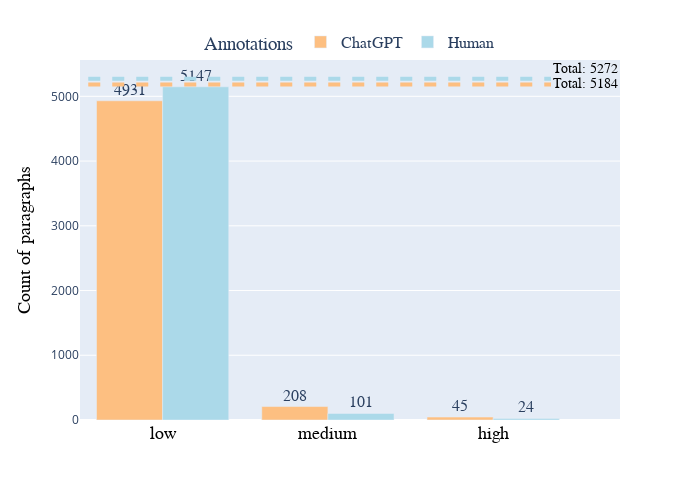

The code cell stored with this chart in its notebook:
### Markdown cell above
Populism detection: classification into low, medium, and high

### Code cell
# prepare the data for the plot
df_melted = data[['populism_gpt_category', 'populism_human_category']].melt(var_name='feature', value_name='value')
df_grouped = df_melted.groupby(['feature', 'value']).size().reset_index(name='count')
totals = df_grouped.groupby('feature')['count'].sum().reset_index()
totals['value'] = 'total'

# plot the grouped bars
color_map = {'populism_gpt_category': '#fdbf81', 'populism_human_category': '#abd9e9'}
fig = px.bar(df_grouped, x='value', y='count', color='feature', text='count', barmode='group',
             category_orders={'value': ['low', 'medium', 'high']},
             labels={'count': 'Count of paragraphs', 'value': 'Sentiment'}, text_auto=True, color_discrete_map=color_map)
fig.update_traces(textposition='outside', textfont=dict(size=16, family='Arial'))

# add the lines for the totals
for index, row in totals.iterrows():
    fig.add_shape(
        type='line',
        x0=-0.45,  
        x1=2.35,
        y0=row['count'], y1=row['count'],
        xref='x', yref='y',
        line=dict(color=color_map[row['feature']], width=4, dash='dash'),
        name=f'Total {row["feature"]}')
    fig.add_annotation(
        x=2.35,
        y=row['count'] + (index * 150),
        text=f'Total: {row["count"]}',
        showarrow=False,
        font=dict(size=14, family='Arial', color='black'),
        xanchor='left',
        yanchor='middle')

# adjust legend and figure size
custom_labels = {'populism_gpt_category': 'ChatGPT', 'populism_human_category': 'Human'}
fig.for_each_trace(lambda t: t.update(name=custom_labels[t.name]))
fig.update_layout(
    width=700, height=500,
    legend_title_text='Annotations',
    legend=dict(orientation="h", yanchor="bottom", y=1.0, xanchor="center", x=0.5, font=dict(size=16, family='Arial')))

# adjust axis
fig.update_xaxes(title=None)
fig.update_xaxes(tickfont=dict(size=18, family='Arial', color='black'))
fig.update_yaxes(title_font=dict(size=18, family='Arial', color='black'))

fig.show()
fig.write_image("images/populism_gpt.png", scale=2)

### Figure 1 — Plotly figure (JSON) as saved in the notebook; plotly's stock layout.template omitted (floating-point values rounded to 4 significant figures)
{"data": [{"alignmentgroup": "True", "hovertemplate": "feature=populism_gpt_category<br>Sentiment=%{x}<br>Count of paragraphs=%{text}<extra></extra>", "legendgroup": "populism_gpt_category", "marker": {"color": "#fdbf81", "pattern": {"shape": ""}}, "name": "ChatGPT", "offsetgroup": "populism_gpt_category", "orientation": "v", "showlegend": true, "text": [45, 4931, 208], "textfont": {"family": "Arial", "size": 16}, "textposition": "outside", "texttemplate": "%{y}", "type": "bar", "x": ["high", "low", "medium"], "xaxis": "x", "y": [45, 4931, 208], "yaxis": "y"}, {"alignmentgroup": "True", "hovertemplate": "feature=populism_human_category<br>Sentiment=%{x}<br>Count of paragraphs=%{text}<extra></extra>", "legendgroup": "populism_human_category", "marker": {"color": "#abd9e9", "pattern": {"shape": ""}}, "name": "Human", "offsetgroup": "populism_human_category", "orientation": "v", "showlegend": true, "text": [24, 5147, 101], "textfont": {"family": "Arial", "size": 16}, "textposition": "outside", "texttemplate": "%{y}", "type": "bar", "x": ["high", "low", "medium"], "xaxis": "x", "y": [24, 5147, 101], "yaxis": "y"}], "layout": {"annotations": [{"font": {"color": "black", "family": "Arial", "size": 14}, "showarrow": false, "text": "Total: 5184", "x": 2.35, "xanchor": "left", "y": 5184, "yanchor": "middle"}, {"font": {"color": "black", "family": "Arial", "size": 14}, "showarrow": false, "text": "Total: 5272", "x": 2.35, "xanchor": "left", "y": 5422, "yanchor": "middle"}], "barmode": "group", "height": 500, "legend": {"font": {"family": "Arial", "size": 16}, "orientation": "h", "title": {"text": "Annotations"}, "tracegroupgap": 0, "x": 0.5, "xanchor": "center", "y": 1, "yanchor": "bottom"}, "margin": {"t": 60}, "shapes": [{"line": {"color": "#fdbf81", "dash": "dash", "width": 4}, "name": "Total populism_gpt_category", "type": "line", "x0": -0.45, "x1": 2.35, "xref": "x", "y0": 5184, "y1": 5184, "yref": "y"}, {"line": {"color": "#abd9e9", "dash": "dash", "width": 4}, "name": "Total populism_human_category", "type": "line", "x0": -0.45, "x1": 2.35, "xref": "x", "y0": 5272, "y1": 5272, "yref": "y"}], "width": 700, "xaxis": {"anchor": "y", "categoryarray": ["low", "medium", "high"], "categoryorder": "array", "domain": [0, 1], "tickfont": {"color": "black", "family": "Arial", "size": 18}, "title": {}}, "yaxis": {"anchor": "x", "domain": [0, 1], "title": {"font": {"color": "black", "family": "Arial", "size": 18}, "text": "Count of paragraphs"}}}}
